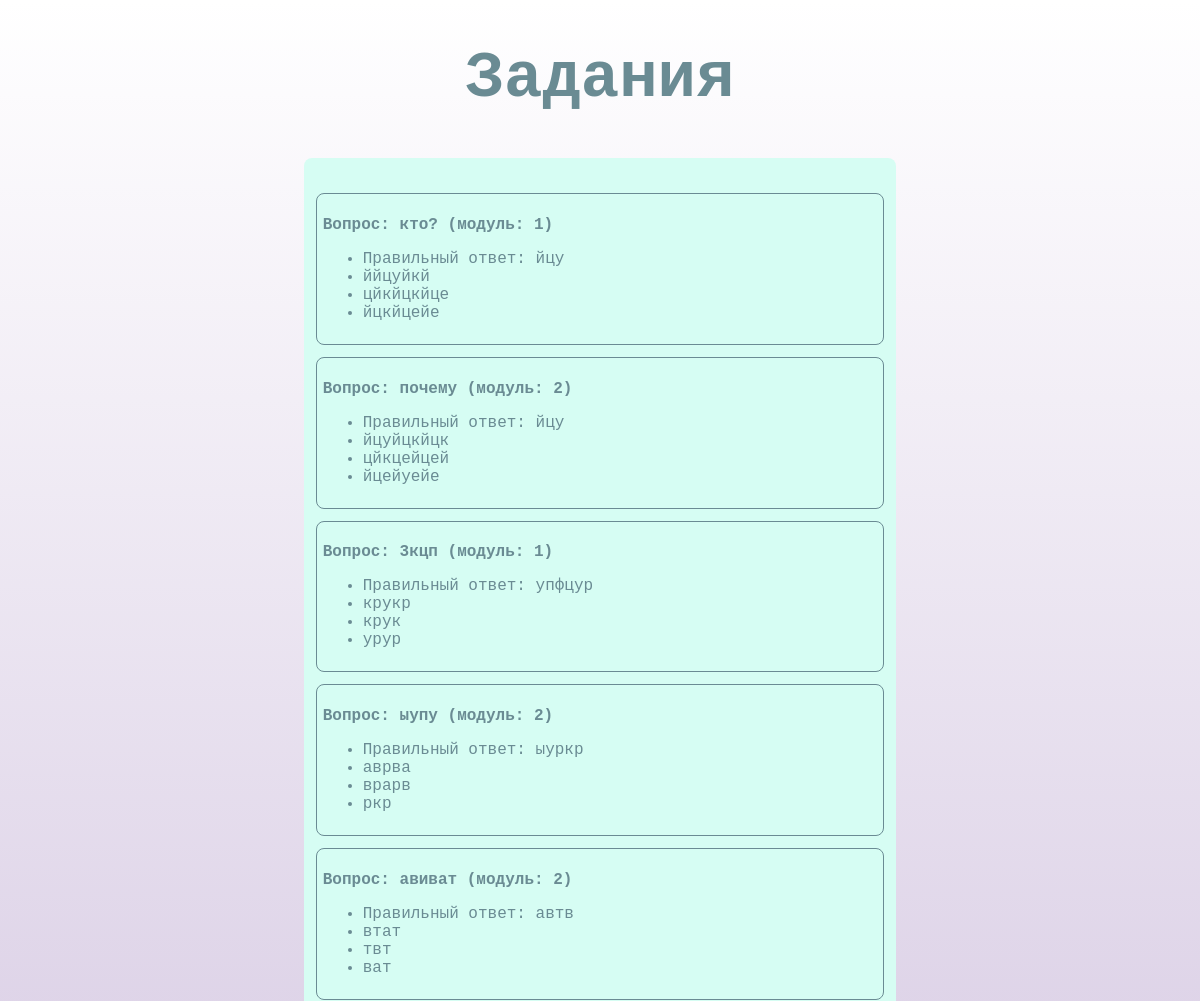
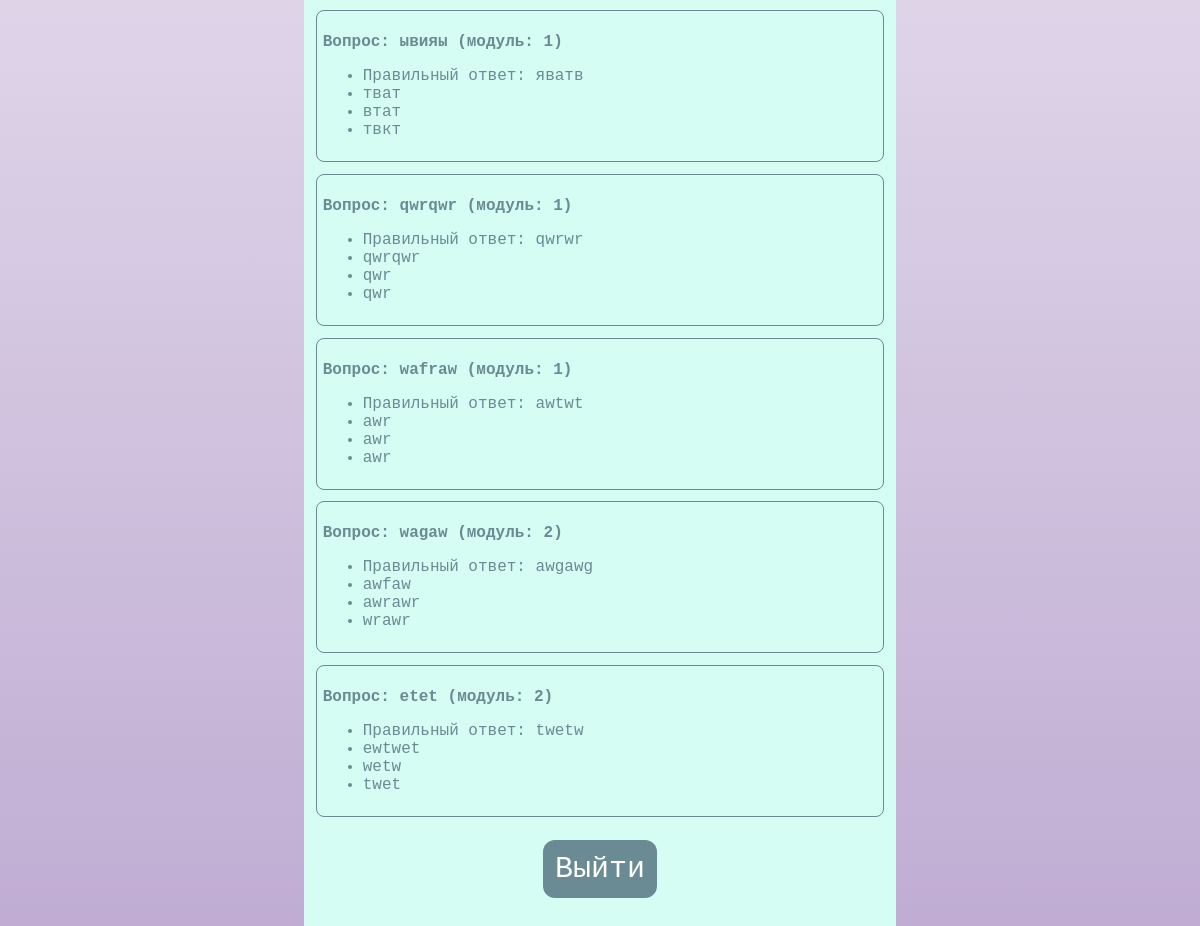
/ed_process_admin/questions, run on the app's committed database (2 pictures, top to bottom).
### data/__all_models.py (models this page shows)
class Questions(SqlAlchemyBase, UserMixin, SerializerMixin):
    __tablename__ = 'questions'
    id = sqlalchemy.Column(sqlalchemy.Integer,
                           primary_key=True, autoincrement=True)
    teacher_id = sqlalchemy.Column(sqlalchemy.Integer, sqlalchemy.ForeignKey("users.id"))
    module = sqlalchemy.Column(sqlalchemy.Integer, nullable=True)
    description = sqlalchemy.Column(sqlalchemy.String, nullable=True)
    correct_answer = sqlalchemy.Column(sqlalchemy.String, nullable=True)
    wrong_answer1 = sqlalchemy.Column(sqlalchemy.String, nullable=True)
    wrong_answer2 = sqlalchemy.Column(sqlalchemy.String, nullable=True)
    wrong_answer3 = sqlalchemy.Column(sqlalchemy.String, nullable=True)
    teachers = orm.relation('Users')
    testquestions = orm.relation("TestQuestions", back_populates='questions')

### main.py (the view)
@app.route('/ed_process_admin/questions', methods=['GET'])
def ed_process_admin_questions():
    db_session.global_init("db/database.sqlite")
    session = db_session.create_session()
    questions = session.query(Questions).all()
    return render_template('ed_process_admin_questions.html', questions=questions)

### data/db_session.py (called while the page is built, shortened)
def global_init(db_file):
    global __factory
    if __factory:
        return

def create_session() -> Session:
    global __factory
    return __factory()

### templates/ed_process_admin_questions.html (shortened to what this page needs)
<!DOCTYPE html>
<html lang="en">
<head>
    <link rel="stylesheet" type="text/css" href="{{url_for('static', filename='css/style.css')}}">
</head>
<body>
<h1>Задания</h1>
<div class="box">
    <div class="questions">
        {% for question in questions %}
        <div class="question">
            <p><b>Вопрос: {{ question.description }} (модуль: {{ question.module }})</b></p>
            <ul>
                <li>Правильный ответ: {{ question.correct_answer }}</li>
                <li>{{ question.wrong_answer1 }}</li>
                <li>{{ question.wrong_answer2 }}</li>
                <li>{{ question.wrong_answer3 }}</li>
            </ul>
        </div>
        {% endfor %}
    </div>
    <a href="/logout"><input class="back_button" type="button" value="Выйти"></a>
</div>
</body>
</html>

### static/css/style.css (style rules this page uses)
body { background: linear-gradient(rgba(192,172,211,0), rgba(192,172,211,1)) fixed; }
h1 { font-family: 'Courier New', monospace; text-align: center; color: rgb(106,139,147); font-size: 64px; }
.back_button { color: white; text-align: center; font-family: 'Courier New', monospace; border-radius: 12px; border: none; background-color: rgb(106,139,147); font-size: 30px; padding: 2%; margin: 2%; }
.box { text-align: center; background: rgb(214, 253, 243); width: 50%; border-radius: 8px; margin: auto; padding-top: 2%; padding-bottom: 2%; }
.question { font-family: 'Courier New', monospace; color: rgb(106,139,147); text-align: left; border-radius: 8px; margin: 2%; padding: 1%; border: 1px solid rgb(106,139,147); }

### data on the page
Questions: description "кто?", module "1", correct_answer "йцу", wrong_answer1 "ййцуйкй", wrong_answer2 "цйкйцкйце", wrong_answer3 "йцкйцейе"
Questions: description "почему", module "2", correct_answer "йцу", wrong_answer1 "йцуйцкйцк", wrong_answer2 "цйкцейцей", wrong_answer3 "йцейуейе"
Questions: description "3кцп", module "1", correct_answer "упфцур", wrong_answer1 "крукр", wrong_answer2 "крук", wrong_answer3 "урур"
Questions: description "ыупу", module "2", correct_answer "ыуркр", wrong_answer1 "аврва", wrong_answer2 "врарв", wrong_answer3 "ркр"
Questions: description "авиват", module "2", correct_answer "автв", wrong_answer1 "втат", wrong_answer2 "твт", wrong_answer3 "ват"
Questions: description "ывияы", module "1", correct_answer "яватв", wrong_answer1 "тват", wrong_answer2 "втат", wrong_answer3 "твкт"
Questions: description "qwrqwr", module "1", correct_answer "qwrwr", wrong_answer1 "qwrqwr", wrong_answer2 "qwr", wrong_answer3 "qwr"
Questions: description "wafraw", module "1", correct_answer "awtwt", wrong_answer1 "awr", wrong_answer2 "awr", wrong_answer3 "awr"
Questions: description "wagaw", module "2", correct_answer "awgawg", wrong_answer1 "awfaw", wrong_answer2 "awrawr", wrong_answer3 "wrawr"
Questions: description "etet", module "2", correct_answer "twetw", wrong_answer1 "ewtwet", wrong_answer2 "wetw", wrong_answer3 "twet"
